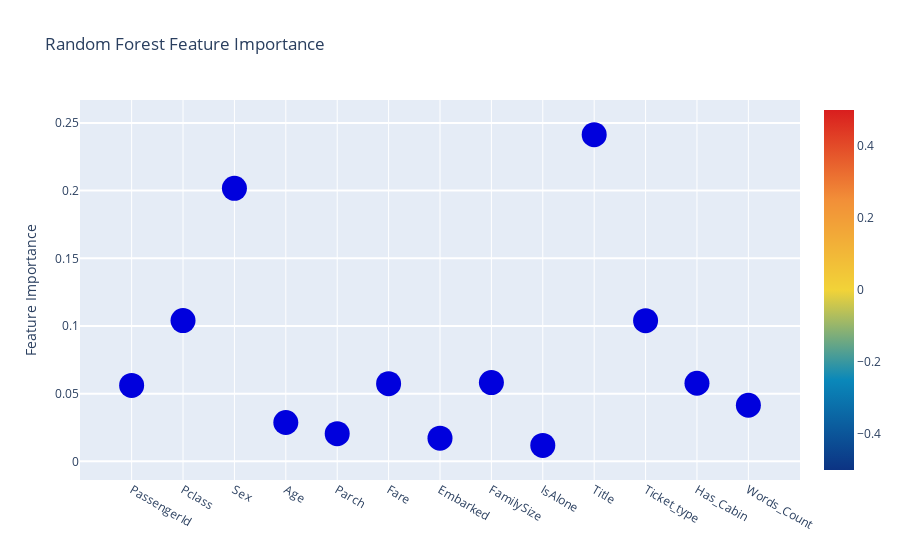
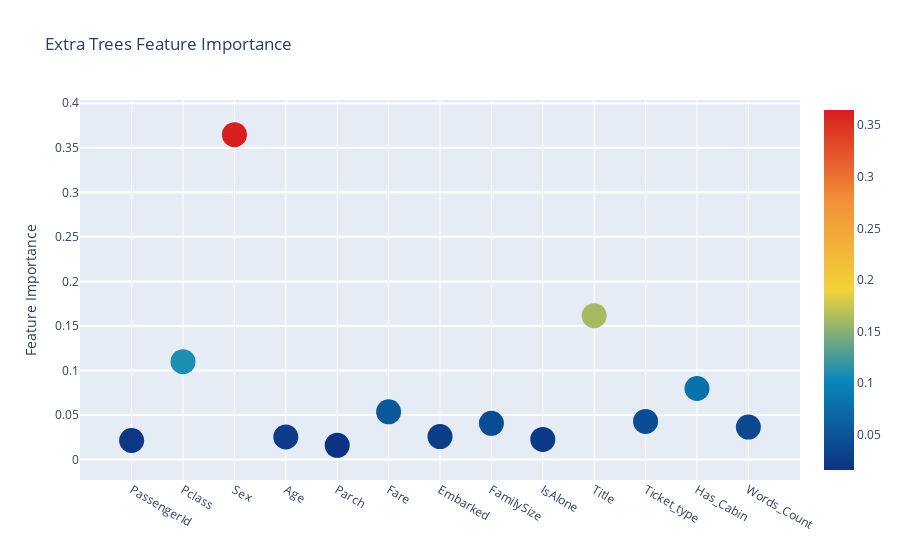
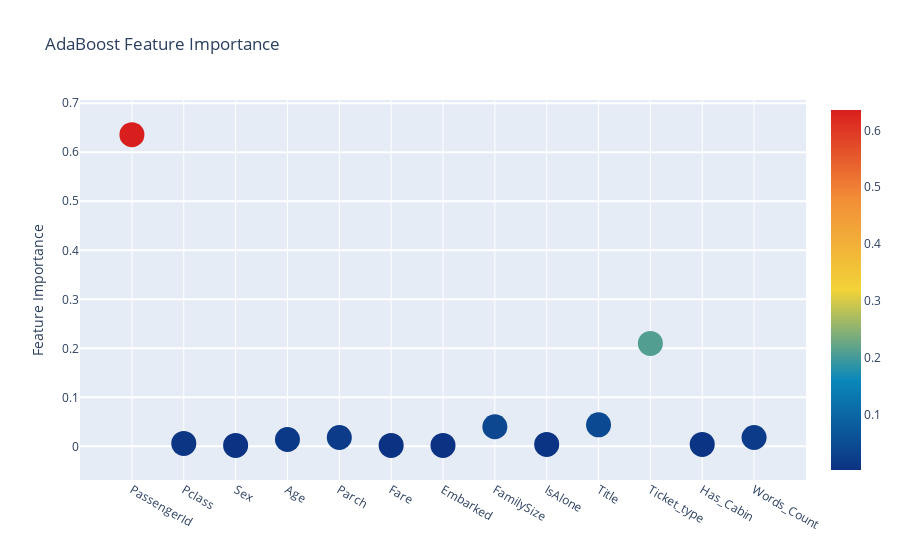
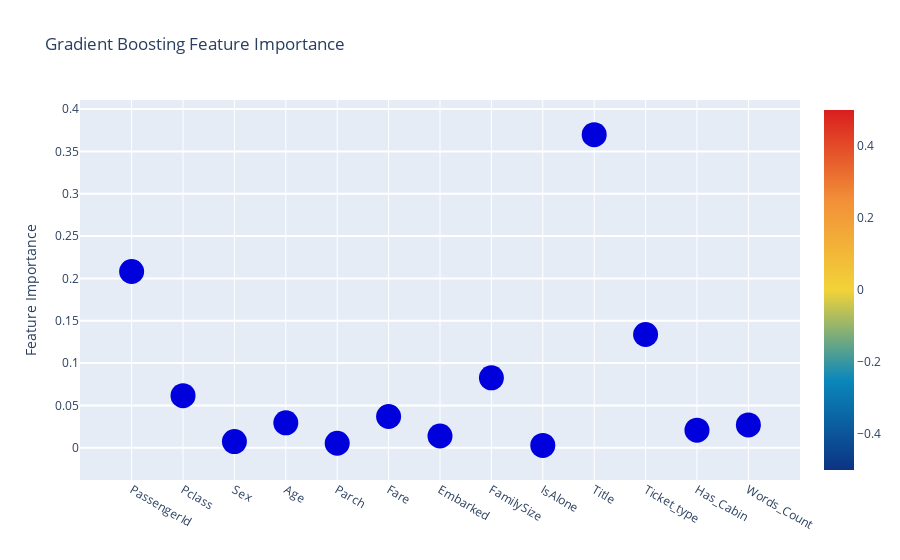

The notebook cell these images were saved under, in order:
### Code cell
# Scatter plot 
trace = go.Scatter(
    y = feature_dataframe['Random Forest feature importances'].values,
    x = feature_dataframe['features'].values,
    mode='markers',
    marker=dict(
        sizemode = 'diameter',
        sizeref = 1,
        size = 25,
#       size= feature_dataframe['AdaBoost feature importances'].values,
        #color = np.random.randn(500), #set color equal to a variable
#         color = feature_dataframe['Random Forest feature importances'].values,
        color = '#0000DD',
        colorscale='Portland',
        showscale=True
    ),
    text = feature_dataframe['features'].values
)
data = [trace]

layout= go.Layout(
    autosize= True,
    title= 'Random Forest Feature Importance',
    hovermode= 'closest',
#     xaxis= dict(
#         title= 'Pop',
#         ticklen= 5,
#         zeroline= False,
#         gridwidth= 2,
#     ),
    yaxis=dict(
        title= 'Feature Importance',
        ticklen= 5,
        gridwidth= 2
    ),
    showlegend= False
)
fig = go.Figure(data=data, layout=layout)
py.iplot(fig,filename='scatter2010')

# Scatter plot 
trace = go.Scatter(
    y = feature_dataframe['Extra Trees  feature importances'].values,
    x = feature_dataframe['features'].values,
    mode='markers',
    marker=dict(
        sizemode = 'diameter',
        sizeref = 1,
        size = 25,
#       size= feature_dataframe['AdaBoost feature importances'].values,
        #color = np.random.randn(500), #set color equal to a variable
        color = feature_dataframe['Extra Trees  feature importances'].values,
        colorscale='Portland',
        showscale=True
    ),
    text = feature_dataframe['features'].values
)
data = [trace]

layout= go.Layout(
    autosize= True,
    title= 'Extra Trees Feature Importance',
    hovermode= 'closest',
#     xaxis= dict(
#         title= 'Pop',
#         ticklen= 5,
#         zeroline= False,
#         gridwidth= 2,
#     ),
    yaxis=dict(
        title= 'Feature Importance',
        ticklen= 5,
        gridwidth= 2
    ),
    showlegend= False
)
fig = go.Figure(data=data, layout=layout)
py.iplot(fig,filename='scatter2010')

# Scatter plot 
trace = go.Scatter(
    y = feature_dataframe['AdaBoost feature importances'].values,
    x = feature_dataframe['features'].values,
    mode='markers',
    marker=dict(
        sizemode = 'diameter',
        sizeref = 1,
        size = 25,
#       size= feature_dataframe['AdaBoost feature importances'].values,
        #color = np.random.randn(500), #set color equal to a variable
        color = feature_dataframe['AdaBoost feature importances'].values,
        colorscale='Portland',
        showscale=True
    ),
    text = feature_dataframe['features'].values
)
data = [trace]

layout= go.Layout(
    autosize= True,
    title= 'AdaBoost Feature Importance',
    hovermode= 'closest',
#     xaxis= dict(
#         title= 'Pop',
#         ticklen= 5,
#         zeroline= False,
#         gridwidth= 2,
#     ),
    yaxis=dict(
        title= 'Feature Importance',
        ticklen= 5,
        gridwidth= 2
    ),
    showlegend= False
)
fig = go.Figure(data=data, layout=layout)
py.iplot(fig,filename='scatter2010')

# Scatter plot 
trace = go.Scatter(
    y = feature_dataframe['Gradient Boost feature importances'].values,
    x = feature_dataframe['features'].values,
    mode='markers',
    marker=dict(
        sizemode = 'diameter',
        sizeref = 1,
        size = 25,
#       size= feature_dataframe['AdaBoost feature importances'].values,
        #color = np.random.randn(500), #set color equal to a variable
        color = '#0000DD',

#         color = feature_dataframe['Gradient Boost feature importances'].values,
        colorscale='Portland',
        showscale=True
    ),
    text = feature_dataframe['features'].values
)
data = [trace]

layout= go.Layout(
    autosize= True,
    title= 'Gradient Boosting Feature Importance',
    hovermode= 'closest',
#     xaxis= dict(
#         title= 'Pop',
#         ticklen= 5,
#         zeroline= False,
#         gridwidth= 2,
#     ),
    yaxis=dict(
        title= 'Feature Importance',
        ticklen= 5,
        gridwidth= 2
    ),
    showlegend= False
)
fig = go.Figure(data=data, layout=layout)
py.iplot(fig,filename='scatter2010')

### Figure 1 — Plotly figure (JSON) as saved in the notebook; plotly's stock layout.template omitted (floating-point values rounded to 4 significant figures)
{"data": [{"marker": {"color": "#0000DD", "colorscale": [[0, "rgb(12,51,131)"], [0.25, "rgb(10,136,186)"], [0.5, "rgb(242,211,56)"], [0.75, "rgb(242,143,56)"], [1, "rgb(217,30,30)"]], "showscale": true, "size": 25, "sizemode": "diameter", "sizeref": 1}, "mode": "markers", "text": ["PassengerId", "Pclass", "Sex", "Age", "Parch", "Fare", "Embarked", "FamilySize", "IsAlone", "Title", "Ticket_type", "Has_Cabin", "Words_Count"], "type": "scatter", "x": ["PassengerId", "Pclass", "Sex", "Age", "Parch", "Fare", "Embarked", "FamilySize", "IsAlone", "Title", "Ticket_type", "Has_Cabin", "Words_Count"], "y": [0.05608, 0.104, 0.2017, 0.02872, 0.02046, 0.05739, 0.01714, 0.05822, 0.01181, 0.2414, 0.1039, 0.05769, 0.04147]}], "layout": {"autosize": true, "hovermode": "closest", "showlegend": false, "title": {"text": "Random Forest Feature Importance"}, "yaxis": {"gridwidth": 2, "ticklen": 5, "title": {"text": "Feature Importance"}}}}

### Figure 2 — Plotly figure (JSON) as saved in the notebook; plotly's stock layout.template omitted (floating-point values rounded to 4 significant figures)
{"data": [{"marker": {"color": [0.02136, 0.1098, 0.3647, 0.02532, 0.0159, 0.05351, 0.02577, 0.04063, 0.02254, 0.1615, 0.04277, 0.07977, 0.03641], "colorscale": [[0, "rgb(12,51,131)"], [0.25, "rgb(10,136,186)"], [0.5, "rgb(242,211,56)"], [0.75, "rgb(242,143,56)"], [1, "rgb(217,30,30)"]], "showscale": true, "size": 25, "sizemode": "diameter", "sizeref": 1}, "mode": "markers", "text": ["PassengerId", "Pclass", "Sex", "Age", "Parch", "Fare", "Embarked", "FamilySize", "IsAlone", "Title", "Ticket_type", "Has_Cabin", "Words_Count"], "type": "scatter", "x": ["PassengerId", "Pclass", "Sex", "Age", "Parch", "Fare", "Embarked", "FamilySize", "IsAlone", "Title", "Ticket_type", "Has_Cabin", "Words_Count"], "y": [0.02136, 0.1098, 0.3647, 0.02532, 0.0159, 0.05351, 0.02577, 0.04063, 0.02254, 0.1615, 0.04277, 0.07977, 0.03641]}], "layout": {"autosize": true, "hovermode": "closest", "showlegend": false, "title": {"text": "Extra Trees Feature Importance"}, "yaxis": {"gridwidth": 2, "ticklen": 5, "title": {"text": "Feature Importance"}}}}

### Figure 3 — Plotly figure (JSON) as saved in the notebook; plotly's stock layout.template omitted (floating-point values rounded to 4 significant figures)
{"data": [{"marker": {"color": [0.636, 0.006, 0.002, 0.014, 0.018, 0.002, 0.002, 0.04, 0.004, 0.044, 0.21, 0.004, 0.018], "colorscale": [[0, "rgb(12,51,131)"], [0.25, "rgb(10,136,186)"], [0.5, "rgb(242,211,56)"], [0.75, "rgb(242,143,56)"], [1, "rgb(217,30,30)"]], "showscale": true, "size": 25, "sizemode": "diameter", "sizeref": 1}, "mode": "markers", "text": ["PassengerId", "Pclass", "Sex", "Age", "Parch", "Fare", "Embarked", "FamilySize", "IsAlone", "Title", "Ticket_type", "Has_Cabin", "Words_Count"], "type": "scatter", "x": ["PassengerId", "Pclass", "Sex", "Age", "Parch", "Fare", "Embarked", "FamilySize", "IsAlone", "Title", "Ticket_type", "Has_Cabin", "Words_Count"], "y": [0.636, 0.006, 0.002, 0.014, 0.018, 0.002, 0.002, 0.04, 0.004, 0.044, 0.21, 0.004, 0.018]}], "layout": {"autosize": true, "hovermode": "closest", "showlegend": false, "title": {"text": "AdaBoost Feature Importance"}, "yaxis": {"gridwidth": 2, "ticklen": 5, "title": {"text": "Feature Importance"}}}}

### Figure 4 — Plotly figure (JSON) as saved in the notebook; plotly's stock layout.template omitted (floating-point values rounded to 4 significant figures)
{"data": [{"marker": {"color": "#0000DD", "colorscale": [[0, "rgb(12,51,131)"], [0.25, "rgb(10,136,186)"], [0.5, "rgb(242,211,56)"], [0.75, "rgb(242,143,56)"], [1, "rgb(217,30,30)"]], "showscale": true, "size": 25, "sizemode": "diameter", "sizeref": 1}, "mode": "markers", "text": ["PassengerId", "Pclass", "Sex", "Age", "Parch", "Fare", "Embarked", "FamilySize", "IsAlone", "Title", "Ticket_type", "Has_Cabin", "Words_Count"], "type": "scatter", "x": ["PassengerId", "Pclass", "Sex", "Age", "Parch", "Fare", "Embarked", "FamilySize", "IsAlone", "Title", "Ticket_type", "Has_Cabin", "Words_Count"], "y": [0.2082, 0.06161, 0.007399, 0.02953, 0.005341, 0.03693, 0.01398, 0.0826, 0.002868, 0.3698, 0.1338, 0.02083, 0.02707]}], "layout": {"autosize": true, "hovermode": "closest", "showlegend": false, "title": {"text": "Gradient Boosting Feature Importance"}, "yaxis": {"gridwidth": 2, "ticklen": 5, "title": {"text": "Feature Importance"}}}}
